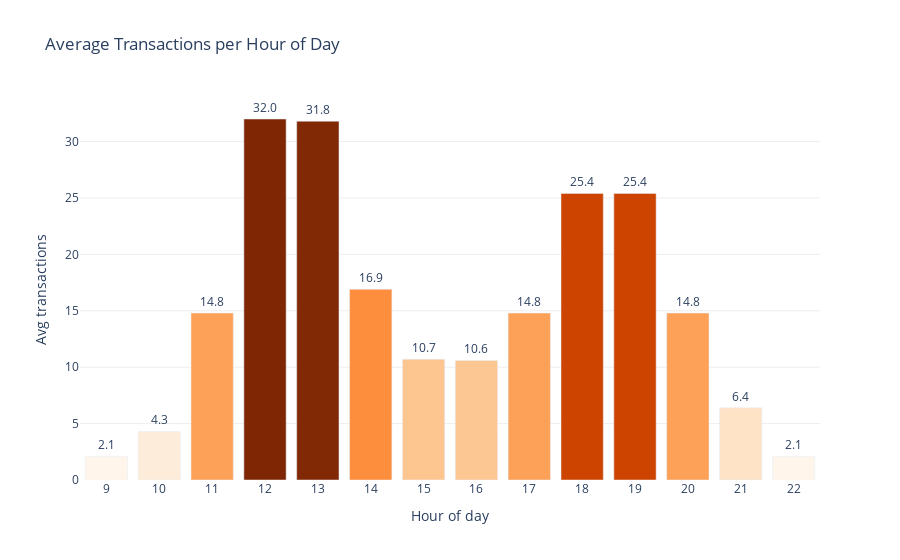

Notebook source saved alongside this figure:
### Markdown cell above
---
## Chart 1: Sales by Hour of Day

When are customers buying? The lunch (12–14h) and dinner (18–20h) peaks should be clearly visible.

### Code cell
df_hourly = (
    df_txn.groupby('hour')['id']
    .count()
    .div(n_days)   # average per day
    .round(1)
    .reset_index(name='avg_transactions')
)

fig1 = px.bar(
    df_hourly,
    x='hour', y='avg_transactions',
    title='Average Transactions per Hour of Day',
    labels={'hour': 'Hour of day', 'avg_transactions': 'Avg transactions'},
    color='avg_transactions',
    color_continuous_scale='Oranges',
    text='avg_transactions',
)
fig1.update_traces(texttemplate='%{text:.1f}', textposition='outside')
fig1.update_layout(
    xaxis=dict(tickmode='linear', dtick=1),
    coloraxis_showscale=False,
    plot_bgcolor='white',
    yaxis=dict(gridcolor='#eee'),
)
fig1.show()

### Figure 1 — Plotly figure (JSON) as saved in the notebook; plotly's stock layout.template omitted (floating-point values rounded to 4 significant figures)
{"data": [{"hovertemplate": "Hour of day=%{x}<br>Avg transactions=%{marker.color}<extra></extra>", "legendgroup": "", "marker": {"color": [2.1, 4.3, 14.8, 32.0, 31.8, 16.9, 10.7, 10.6, 14.8, 25.4, 25.4, 14.8, 6.4, 2.1], "coloraxis": "coloraxis", "pattern": {"shape": ""}}, "name": "", "orientation": "v", "showlegend": false, "text": [2.1, 4.3, 14.8, 32.0, 31.8, 16.9, 10.7, 10.6, 14.8, 25.4, 25.4, 14.8, 6.4, 2.1], "textposition": "outside", "texttemplate": "%{text:.1f}", "type": "bar", "x": [9, 10, 11, 12, 13, 14, 15, 16, 17, 18, 19, 20, 21, 22], "xaxis": "x", "y": [2.1, 4.3, 14.8, 32.0, 31.8, 16.9, 10.7, 10.6, 14.8, 25.4, 25.4, 14.8, 6.4, 2.1], "yaxis": "y"}], "layout": {"barmode": "relative", "coloraxis": {"colorbar": {"title": {"text": "Avg transactions"}}, "colorscale": [[0, "rgb(255,245,235)"], [0.125, "rgb(254,230,206)"], [0.25, "rgb(253,208,162)"], [0.375, "rgb(253,174,107)"], [0.5, "rgb(253,141,60)"], [0.625, "rgb(241,105,19)"], [0.75, "rgb(217,72,1)"], [0.875, "rgb(166,54,3)"], [1, "rgb(127,39,4)"]], "showscale": false}, "legend": {"tracegroupgap": 0}, "plot_bgcolor": "white", "title": {"text": "Average Transactions per Hour of Day"}, "xaxis": {"anchor": "y", "domain": [0, 1], "dtick": 1, "tickmode": "linear", "title": {"text": "Hour of day"}}, "yaxis": {"anchor": "x", "domain": [0, 1], "gridcolor": "#eee", "title": {"text": "Avg transactions"}}}}
